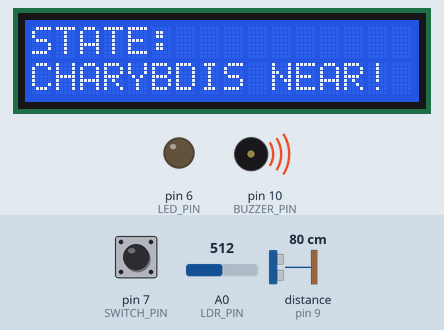
This sketch was run on a simulated Arduino Uno, built with avr-gcc and run on an emulated ATmega328P. On the bench: 16×2 character LCD, output pins drawn as LEDs (lit = HIGH), buzzer (waves = sounding). Wiring (inferred from the names in the program): ultrasonic range finder: trigger pin 8; echo pin 9. The inputs (shaded band) are chosen by the test bench; at power-on: distance to the obstacle (sensor on pin 9) 80 cm, A0 (LDR_PIN) = 512, pin 7 (SWITCH_PIN) HIGH. The echo pulse lasts 58.3 µs per cm; pins used as bus, display or sensor lines are not drawn.

Above: at 3.2 s.
3.3 s: distance to the obstacle (sensor on pin 9) set to 4 cm
4.8 s: distance to the obstacle (sensor on pin 9) set to 2 cm
At 5.6 s:
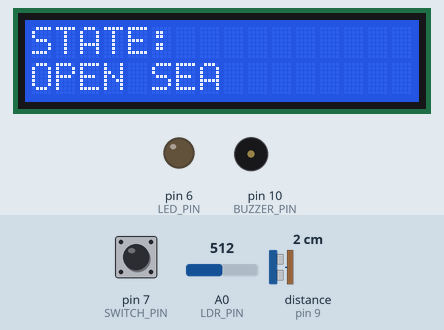
6.3 s: A0 (LDR_PIN) set to 483
At 6.66 s:
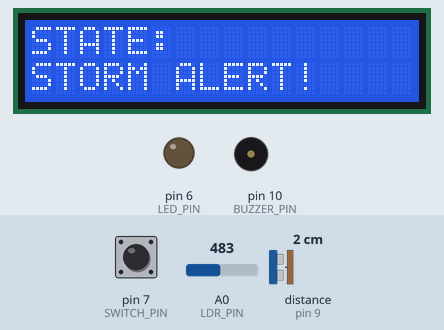
8.6 s: pin 7 (SWITCH_PIN) pulled LOW for 0.15 s
At 8.7 s:
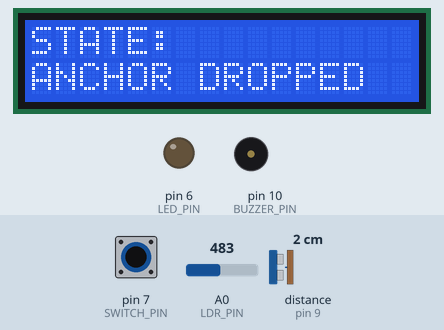
9.3 s: pin 7 (SWITCH_PIN) pulled LOW for 1 s
At 10.66 s:
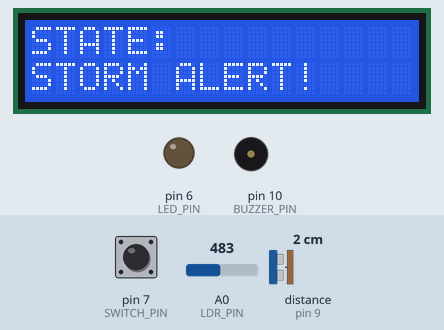
10.9 s: distance to the obstacle (sensor on pin 9) set to 9 cm
At 15.7 s:
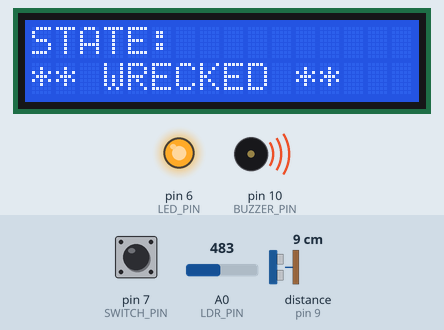
Timing chart, 0 to 16.8 s (numbered marks = the images above; inputs shaded):
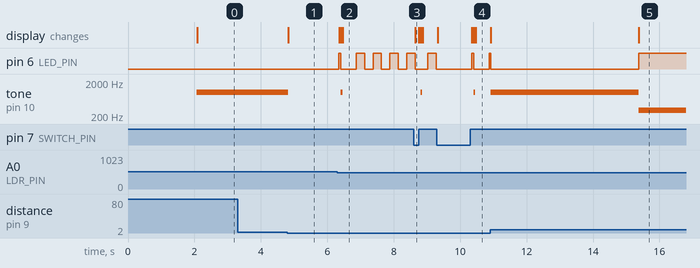

The sketch:

athena_monitor.ino
```cpp
/*
 * Task 2: Odysseus Onboard State Machine
 * System: Athena Navigation & Avionics Monitoring System
 * Name: Siddarth Varma Kalidindi
 * ID: 2026B5PS0896H
 */

#include <LiquidCrystal.h>

// ============================================================================
// SECTION 1: HARDWARE PIN DEFINITIONS & INITIALIZATION
// ============================================================================

// LCD Pins: RS -> Pin 12, EN -> Pin 11, D4 -> Pin 5, D5 -> Pin 4, D6 -> Pin 3, D7 -> Pin 2
const int RS = 12, EN = 11, D4 = 5, D5 = 4, D6 = 3, D7 = 2;
LiquidCrystal lcd(RS, EN, D4, D5, D6, D7);

// Digital & Analog I/O Pins
const int SWITCH_PIN = 7;     // Anchor Override Slide Switch Pin
const int TRIG_PIN = 8;      // HC-SR04 Ultrasonic Sensor Trigger Pin
const int ECHO_PIN = 9;      // HC-SR04 Ultrasonic Sensor Echo Pin
const int LDR_PIN = A0;      // Photoresistor Analog Sensor Pin
const int LED_PIN = 6;       // Storm Warning LED Pin
const int BUZZER_PIN = 10;   // Charybdis / Wreck Warning Piezo Buzzer Pin

// ============================================================================
// SECTION 2: OPERATIONAL THRESHOLDS & SYSTEM PARAMETERS
// ============================================================================

const int STORM_LIGHT_THRESHOLD = 500;   // Light level < 500 triggers STORM state
const float CHARYBDIS_DIST_CM = 100.0;    // Sonar distance < 100cm triggers CHARYBDIS state
const unsigned long WRECK_TIMEOUT = 5000;  // 5 seconds (5000ms) danger timeout to trigger WRECKED

// ============================================================================
// SECTION 3: SYSTEM STATES & GLOBAL VARIABLES
// ============================================================================

// Finite State Machine System States
enum SystemState {
  OPEN_SEA,
  ANCHOR_DROPPED,
  STORM,
  CHARYBDIS,
  WRECKED
};

SystemState currentState = OPEN_SEA;
SystemState previousState = OPEN_SEA;

// Safety Timer Variables
unsigned long dangerStartTime = 0;
bool dangerTimerActive = false;

// ============================================================================
// SECTION 4: HELPER FUNCTIONS & SENSOR ACQUISITION
// ============================================================================

/*
 * Reads current distance from the 4-pin HC-SR04 Ultrasonic Sensor in centimeters.
 * Sends a 10 microsecond pulse to TRIG_PIN and measures return pulse on ECHO_PIN.
 * Returns 999.0 if out of range or timeout occurs.
 */
float readDistanceCM() {
  digitalWrite(TRIG_PIN, LOW);
  delayMicroseconds(2);
  digitalWrite(TRIG_PIN, HIGH);
  delayMicroseconds(10);
  digitalWrite(TRIG_PIN, LOW);

  long duration = pulseIn(ECHO_PIN, HIGH, 30000); // 30ms timeout
  if (duration == 0) return 999.0;
  return duration * 0.0343 / 2.0; // Speed of sound conversion (cm/us)
}

/*
 * Controls visual (LED) and acoustic (Buzzer) indicators according to current state.
 * Uses non-blocking millis() timing for blinking effects to maintain state reactivity.
 */
void handleOutputs() {
  static unsigned long lastBlink = 0;
  static bool ledState = LOW;

  switch (currentState) {
    case OPEN_SEA:
    case ANCHOR_DROPPED:
      digitalWrite(LED_PIN, LOW);
      noTone(BUZZER_PIN);
      break;

    case STORM:
      noTone(BUZZER_PIN);
      // Non-blocking LED flashing every 250ms during Storm
      if (millis() - lastBlink >= 250) {
        lastBlink = millis();
        ledState = !ledState;
        digitalWrite(LED_PIN, ledState);
      }
      break;

    case CHARYBDIS:
      digitalWrite(LED_PIN, LOW);
      tone(BUZZER_PIN, 1000); // Continuous 1kHz alert pitch for Charybdis
      break;

    case WRECKED:
      digitalWrite(LED_PIN, HIGH); // Solid ON for Wrecked state
      tone(BUZZER_PIN, 300);       // Low warning frequency for Wrecked state
      break;
  }
}

/*
 * Updates LCD display text. Executes ONLY on state transitions to prevent flicker.
 */
void updateDisplay() {
  if (currentState == previousState) return;
  previousState = currentState;

  lcd.clear();
  lcd.setCursor(0, 0);
  lcd.print("STATE:");
  lcd.setCursor(0, 1);

  switch (currentState) {
    case OPEN_SEA:       lcd.print("OPEN SEA"); break;
    case ANCHOR_DROPPED: lcd.print("ANCHOR DROPPED"); break;
    case STORM:          lcd.print("STORM ALERT!"); break;
    case CHARYBDIS:      lcd.print("CHARYBDIS NEAR!"); break;
    case WRECKED:        lcd.print("** WRECKED **"); break;
  }
}

// ============================================================================
// SECTION 5: ARDUINO SETUP
// ============================================================================

void setup() {
  // Pin Mode Setup
  pinMode(SWITCH_PIN, INPUT_PULLUP); // Slide switch uses internal pull-up resistor
  pinMode(TRIG_PIN, OUTPUT);
  pinMode(ECHO_PIN, INPUT);
  pinMode(LED_PIN, OUTPUT);
  pinMode(BUZZER_PIN, OUTPUT);

  // Screen Setup & Warmup Window
  lcd.begin(16, 2);
  lcd.clear();
  lcd.print("System Booting...");
  delay(2000); // Delay allows Tinkercad components to establish valid baseline values

  dangerStartTime = millis();
}

// ============================================================================
// SECTION 6: MAIN CONTROL LOOP & STATE MACHINE
// ============================================================================

void loop() {
  // Lock state machine processing if the ship is already WRECKED
  if (currentState == WRECKED) {
    handleOutputs();
    updateDisplay();
    return;
  }

  // --- 6.1: Input Reading ---
  bool isAnchorDropped = (digitalRead(SWITCH_PIN) == LOW); // Switch grounded = Anchor Dropped
  int lightLevel = analogRead(LDR_PIN);
  float distanceCM = readDistanceCM();

  // --- 6.2: Hazard Evaluation ---
  bool stormCondition = (lightLevel < STORM_LIGHT_THRESHOLD);
  bool charybdisCondition = (distanceCM > 2.0 && distanceCM < CHARYBDIS_DIST_CM);
  bool inDanger = (stormCondition || charybdisCondition);

  // --- 6.3: State Machine Logic & Priority Resolution ---
  if (isAnchorDropped) {
    currentState = ANCHOR_DROPPED;
    dangerTimerActive = false; // Anchor state resets ongoing safety timer
  } else {
    if (currentState == ANCHOR_DROPPED) {
      currentState = OPEN_SEA;
    }

    if (!inDanger) {
      currentState = OPEN_SEA;
      dangerTimerActive = false; // Safe status clears continuous safety timer
    } else {
      // Precedence: CHARYBDIS alerts take output priority over STORM
      if (charybdisCondition) {
        currentState = CHARYBDIS;
      } else if (stormCondition) {
        currentState = STORM;
      }

      // Continuous 5-Second Wreck Safety Timer Logic
      if (!dangerTimerActive) {
        dangerStartTime = millis();
        dangerTimerActive = true;
      } else if (millis() - dangerStartTime >= WRECK_TIMEOUT) {
        currentState = WRECKED;
      }
    }
  }

  // --- 6.4: Execute Hardware & Display Handlers ---
  handleOutputs();
  updateDisplay();
  delay(50); // Loop pacing
}
```

Measured:
- the behaviour switches between 3 and 2 cm on distance to the obstacle (sensor on pin 9) (found by bisection; images 0 and 1)
- the behaviour switches between 500 and 499 on A0 (LDR_PIN) (found by bisection; images 1 and 2)
- after the input at 3.3 s, every drawn part: stays the same
- after the input at 4.8 s, tone on pin 10 (BUZZER_PIN): 1000 Hz → silent at once; the display: changes at once (image 1)
- after the input at 6.3 s, pin 6 (LED_PIN): goes HIGH 0.06 s, LOW 0.47 s, 3 × (HIGH 0.25 s, LOW 0.25 s), then HIGH, starting after 0.05 s; tone on pin 10 (BUZZER_PIN): silent → 1000 Hz after 0.10 s, → silent 0.06 s later; the display: changes after 0.05 s (image 2)
- after the input at 8.6 s, tone on pin 10 (BUZZER_PIN): silent → 1000 Hz after 0.21 s, → silent 0.06 s later; the display: changes after 0.05 s (image 3)
- after the input at 9.3 s, tone on pin 10 (BUZZER_PIN): silent → 1000 Hz after 1.1 s, → silent 0.06 s later; the display: first changes at once (image 4 shows a later state)
- after the input at 10.9 s, tone on pin 10 (BUZZER_PIN): silent → 1000 Hz at once, → 300 Hz 4.5 s later; the display: first changes at once (image 5 shows a later state)
